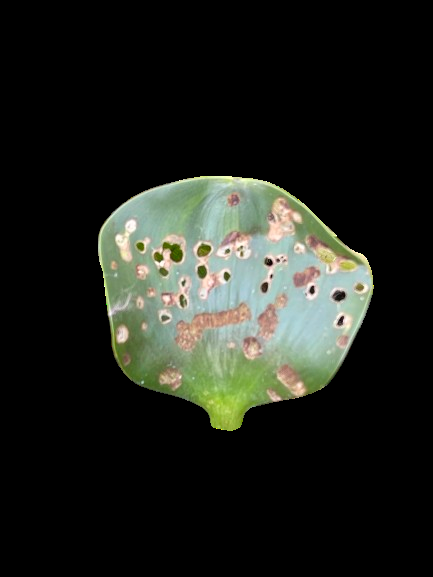
#> input picture Individual_Code/Henko Holl/Leaf_4.png, 433 x 577 px
$ jupyter execute Final.ipynb
#> lines starting #> are read from the running program, lines starting #| are printed output that depends on the picture; after the words box and inside, x2 and y2 are one past the last pixel; in counts of white or black regions, pixels touching at a corner belong together
[cell 1]
import cv2
import numpy as np

img = cv2.imread("Leaf_4.png", cv2.IMREAD_GRAYSCALE)
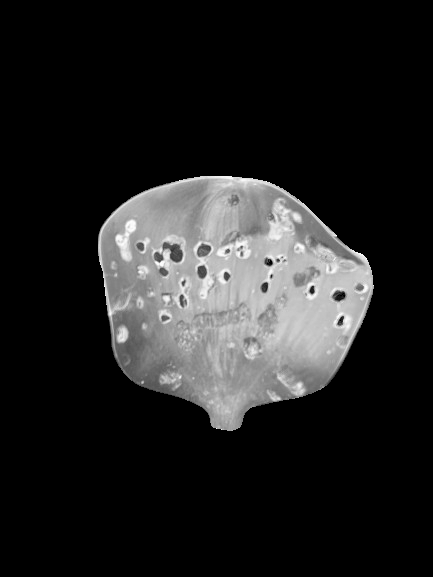
#> img: shape (577, 433); min 0, max 255, mean 33.9
scale_percent = 60 # percent of original size
width = int(img.shape[1] * scale_percent / 100)
#> width = 259
height = int(img.shape[0] * scale_percent / 100)
#> height = 346
dim = (width, height)
#> dim = (259, 346)

# resize image
resized = cv2.resize(img, dim, interpolation = cv2.INTER_AREA)

# threshold to binary
thresh = cv2.threshold(resized, 210, 255, cv2.THRESH_BINARY_INV)[1]  # the 2nd parameter should be changed.
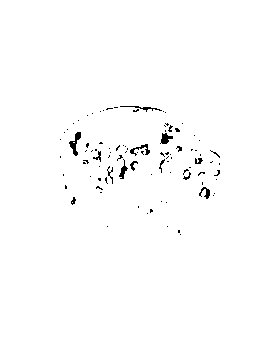
#> thresh: shape (346, 259); 98.8% white; black in thin lines or dots, all inside (x1, y1, x2, y2) = (60, 106, 220, 235)

# apply morphology
kernel = cv2.getStructuringElement(cv2.MORPH_ELLIPSE, (4,4))
morph = cv2.morphologyEx(thresh, cv2.MORPH_ERODE, kernel, 1)
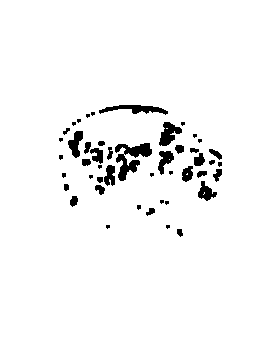
#> morph: shape (346, 259); 96.1% white; 47 black regions (20 under 20 px)

letter = morph.copy()
cntrs = cv2.findContours(morph, cv2.RETR_TREE, cv2.CHAIN_APPROX_SIMPLE)
#> cntrs = 53 contours, 20 with area under 20; largest, box (x1, y1, x2, y2) and area: (0, 0, 259, 346) 89010, (98, 104, 169, 116) 420, (114, 142, 153, 159) 380, (158, 121, 183, 147) 354, (115, 153, 141, 182) 353
# cntrs = cv2.findContours(morph, cv2.RETR_EXTERNAL, cv2.CHAIN_APPROX_SIMPLE)

cntrs = cntrs[0] if len(cntrs) == 2 else cntrs[1]
# cntrs = cntrs[0]

for c in cntrs:
    area = cv2.contourArea(c)
    print(area)
    if area < 100:
        cv2.drawContours(letter,[c],0,(0,0,0),-1)
#> this loop made 53 passes
#> area on passes 2, 5, 6, 9, 10, 11, 12, 14, 17, 18, 20, 21: 46.5, 58, 24, 79, 80, 40.5, 232.5, 40.5, 24, 62, 87.5, 155
#> (c, area) on pass 1: ([[0, 0], [0, 345], [258, 345], [258, 0]], 89010)
#| 89010.0
#| 46.5
#| 19.0
#| 19.0
#| 58.0
#| 24.0
#| 19.0
#| 19.0
#> (further printed lines are left out)
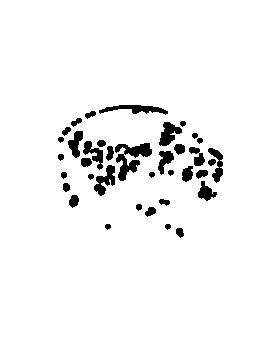
#> letter: shape (346, 259); 95.2% white; 37 black regions, largest, box (x1, y1, x2, y2) and area: (115, 143, 152, 181) 634, (99, 105, 168, 115) 347, (94, 165, 115, 196) 318


# do canny edge detection
edges = cv2.Canny(letter, 200, 200) # the result for edges is good.
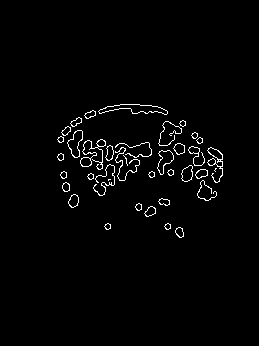
#> edges: shape (346, 259); 2% white in thin lines or dots, all inside (x1, y1, x2, y2) = (57, 104, 223, 238)
length = cv2.arcLength(cntrs[0], False)  # not closed curves
#> length = 948
print('length = ',length)  # both length and area need calibration
#| length =  948.0

area = cv2.contourArea(cntrs[0])
#> area = 89010
print('area = ',area)
#| area =  89010.0

# Outputs
print(np.squeeze(cntrs[0]), '\n')                    # Contour
#| [[  0   0]
#|  [  0 345]
#|  [258 345]
#|  [258   0]]
print('Contour points:', cntrs[0].shape[0], '\n')
#| Contour points: 4
print('arcLength:', cv2.arcLength(cntrs[0], True))  # closed curves
#| arcLength: 1206.0


# cv2.imwrite("K_thresh.png", thresh)

# show results
# cv2.imshow("K_thresh", thresh)
# cv2.imshow("K_morph", morph)
cv2.imshow("K_letter", letter)
cv2.imshow("K_edges", edges)
cv2.waitKey(0)
cv2.destroyAllWindows()

[cell 2]
import cv2
import numpy as np
import matplotlib.pyplot as plt

# Load the image
image_path = "Capture.png"
image = cv2.imread(image_path)
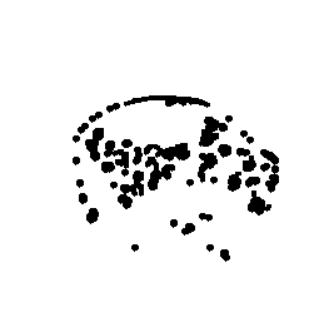
#> input picture Individual_Code/Henko Holl/Capture.PNG, 320 x 333 px, found by its file name
#> image is the input picture: shape (333, 320, 3); min 0, max 255, mean 239

# Convert the image to grayscale
gray = cv2.cvtColor(image, cv2.COLOR_BGR2GRAY)

# Apply Gaussian blur to smooth the image
blurred = cv2.GaussianBlur(gray, (11, 11), 0)
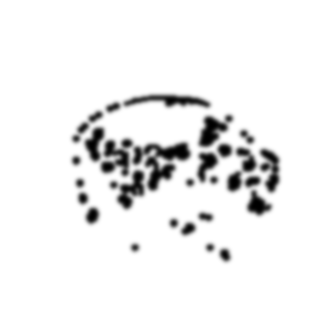
#> blurred: shape (333, 320); min 0, max 255, mean 239

# Apply a binary threshold to get a binary image
_, thresholded = cv2.threshold(blurred, 150, 255, cv2.THRESH_BINARY_INV)
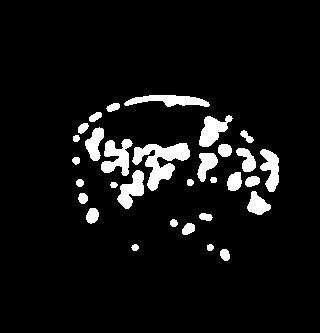
#> thresholded: shape (333, 320); 6.9% white; 31 white regions

# Find contours (which represent the spots)
contours, _ = cv2.findContours(thresholded, cv2.RETR_EXTERNAL, cv2.CHAIN_APPROX_SIMPLE)
#> contours = 31 contours; largest, box (x1, y1, x2, y2) and area: (132, 143, 190, 191) 1140, (101, 139, 133, 176) 594, (124, 95, 210, 107) 535, (199, 115, 233, 147) 526, (117, 170, 144, 209) 509

# Create a copy of the image to draw on
output_image = image.copy()

# Count the spots and mark them on the image
spot_count = 0
for contour in contours:
    # Get the contour area (to filter out small noise)
    area = cv2.contourArea(contour)
    if area > 10:  # Filter small areas that are likely noise
        spot_count += 1
        # Draw a circle around the spot
        (x, y), radius = cv2.minEnclosingCircle(contour)
        center = (int(x), int(y))
        radius = int(radius)
        cv2.circle(output_image, center, radius, (0, 255, 0), 2)
#> this loop made 31 passes
#> (area, x, y, radius, center) on passes 1, 2, 3, 5, 6, 7, 9, 10, 11, 12, 13, 15: (79.5, 224.5, 254.5, 6, (224, 254)), (30, 209.7, 247.1, 3, (209, 247)), (31, 134.6, 247, 3, (134, 247)), (39, 173.5, 222.5, 3, (173, 222)), (68, 205.5, 216, 6, (205, 216)), (137.5, 92.5, 215.5, 7, (92, 215)), (305.5, 258.4, 202.3, 12, (258, 202)), (28, 113.5, 184.5, 3, (113, 184)), (31, 189.7, 182, 3, (189, 182)), (41, 79.5, 182.5, 3, (79, 182)), (26, 213.1, 179.5, 3, (213, 179)), (197, 234, 180.5, 10, (234, 180))
#> (area, x, y, radius) on passes 4, 8, 14, 16, 20, 24: (100, 188, 229, 7), (71.5, 82, 198, 5), (110, 252, 181, 7), (509, 132, 189, 20), (247, 245, 159, 13), (30.5, 76, 138, 3)
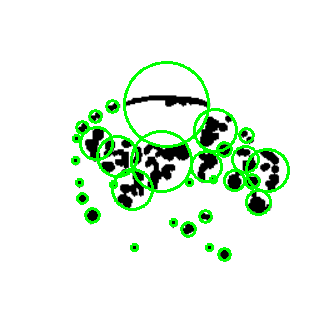
#> output_image: shape (333, 320, 3); 5.3% of pixels changed, all inside (x1, y1, x2, y2) = (71, 61, 290, 262)
#> after the loop, spot_count = 31

# Print the number of spots detected
print(f"Number of spots detected: {spot_count}")
#| Number of spots detected: 31

# Save the output image with the spots marked
output_image_path = "Augmented_Leaf.png"
cv2.imwrite(output_image_path, output_image)

# Display the output image (optional, useful for debugging in a local environment)
cv2.imshow("Spots Counted", output_image)
cv2.waitKey(0)
cv2.destroyAllWindows()

# Display both the original and output images using matplotlib
plt.figure(figsize=(10, 5))
plt.subplot(1, 2, 1)
plt.title("Original Image")
plt.imshow(cv2.cvtColor(image, cv2.COLOR_BGR2RGB))
plt.subplot(1, 2, 2)
plt.title("Spots Counted Image")
plt.imshow(cv2.cvtColor(output_image, cv2.COLOR_BGR2RGB))
plt.show()
